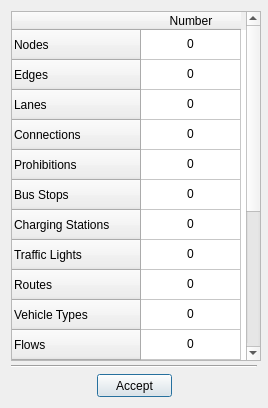
<?xml version="1.0" encoding="UTF-8"?>
<ui version="4.0">
 <class>eNetEditorStatisticsDialog</class>
 <widget class="QDialog" name="eNetEditorStatisticsDialog">
  <property name="geometry">
   <rect>
    <x>0</x>
    <y>0</y>
    <width>268</width>
    <height>408</height>
   </rect>
  </property>
  <property name="minimumSize">
   <size>
    <width>268</width>
    <height>408</height>
   </size>
  </property>
  <property name="maximumSize">
   <size>
    <width>268</width>
    <height>408</height>
   </size>
  </property>
  <property name="windowTitle">
   <string>Project statistics</string>
  </property>
  <property name="modal">
   <bool>true</bool>
  </property>
  <layout class="QVBoxLayout" name="verticalLayout">
   <item>
    <widget class="QTableWidget" name="TableDatabase">
     <property name="minimumSize">
      <size>
       <width>250</width>
       <height>350</height>
      </size>
     </property>
     <property name="maximumSize">
      <size>
       <width>250</width>
       <height>350</height>
      </size>
     </property>
     <row>
      <property name="text">
       <string>Nodes</string>
      </property>
     </row>
     <row>
      <property name="text">
       <string>Edges</string>
      </property>
     </row>
     <row>
      <property name="text">
       <string>Lanes</string>
      </property>
     </row>
     <row>
      <property name="text">
       <string>Connections</string>
      </property>
     </row>
     <row>
      <property name="text">
       <string>Prohibitions</string>
      </property>
     </row>
     <row>
      <property name="text">
       <string>Bus Stops</string>
      </property>
     </row>
     <row>
      <property name="text">
       <string>Charging Stations</string>
      </property>
     </row>
     <row>
      <property name="text">
       <string>Traffic Lights</string>
      </property>
     </row>
     <row>
      <property name="text">
       <string>Routes</string>
      </property>
     </row>
     <row>
      <property name="text">
       <string>Vehicle Types</string>
      </property>
     </row>
     <row>
      <property name="text">
       <string>Flows</string>
      </property>
     </row>
     <row>
      <property name="text">
       <string>Vehicles</string>
      </property>
     </row>
     <row>
      <property name="text">
       <string>Edge Types</string>
      </property>
     </row>
     <row>
      <property name="text">
       <string>Induction Loops</string>
      </property>
     </row>
     <row>
      <property name="text">
       <string>Lane Area Detectors</string>
      </property>
     </row>
     <row>
      <property name="text">
       <string>Multi Entry Exits</string>
      </property>
     </row>
     <row>
      <property name="text">
       <string>Distribution functions</string>
      </property>
     </row>
     <row>
      <property name="text">
       <string>Flow Measures</string>
      </property>
     </row>
     <row>
      <property name="text">
       <string>Turn Ratios</string>
      </property>
     </row>
     <column>
      <property name="text">
       <string>Number</string>
      </property>
     </column>
     <item row="0" column="0">
      <property name="text">
       <string>0</string>
      </property>
      <property name="textAlignment">
       <set>AlignCenter</set>
      </property>
      <property name="flags">
       <set>ItemIsSelectable|ItemIsDragEnabled|ItemIsEnabled</set>
      </property>
     </item>
     <item row="1" column="0">
      <property name="text">
       <string>0</string>
      </property>
      <property name="textAlignment">
       <set>AlignCenter</set>
      </property>
      <property name="flags">
       <set>ItemIsSelectable|ItemIsDragEnabled|ItemIsEnabled</set>
      </property>
     </item>
     <item row="2" column="0">
      <property name="text">
       <string>0</string>
      </property>
      <property name="textAlignment">
       <set>AlignCenter</set>
      </property>
      <property name="flags">
       <set>ItemIsSelectable|ItemIsDragEnabled|ItemIsEnabled</set>
      </property>
     </item>
     <item row="3" column="0">
      <property name="text">
       <string>0</string>
      </property>
      <property name="textAlignment">
       <set>AlignCenter</set>
      </property>
      <property name="flags">
       <set>ItemIsSelectable|ItemIsDragEnabled|ItemIsEnabled</set>
      </property>
     </item>
     <item row="4" column="0">
      <property name="text">
       <string>0</string>
      </property>
      <property name="textAlignment">
       <set>AlignCenter</set>
      </property>
      <property name="flags">
       <set>ItemIsSelectable|ItemIsDragEnabled|ItemIsEnabled</set>
      </property>
     </item>
     <item row="5" column="0">
      <property name="text">
       <string>0</string>
      </property>
      <property name="textAlignment">
       <set>AlignCenter</set>
      </property>
      <property name="flags">
       <set>ItemIsSelectable|ItemIsDragEnabled|ItemIsEnabled</set>
      </property>
     </item>
     <item row="6" column="0">
      <property name="text">
       <string>0</string>
      </property>
      <property name="textAlignment">
       <set>AlignCenter</set>
      </property>
      <property name="flags">
       <set>ItemIsSelectable|ItemIsDragEnabled|ItemIsEnabled</set>
      </property>
     </item>
     <item row="7" column="0">
      <property name="text">
       <string>0</string>
      </property>
      <property name="textAlignment">
       <set>AlignCenter</set>
      </property>
      <property name="flags">
       <set>ItemIsSelectable|ItemIsDragEnabled|ItemIsEnabled</set>
      </property>
     </item>
     <item row="8" column="0">
      <property name="text">
       <string>0</string>
      </property>
      <property name="textAlignment">
       <set>AlignCenter</set>
      </property>
      <property name="flags">
       <set>ItemIsSelectable|ItemIsDragEnabled|ItemIsEnabled</set>
      </property>
     </item>
     <item row="9" column="0">
      <property name="text">
       <string>0</string>
      </property>
      <property name="textAlignment">
       <set>AlignCenter</set>
      </property>
     </item>
     <item row="10" column="0">
      <property name="text">
       <string>0</string>
      </property>
      <property name="textAlignment">
       <set>AlignCenter</set>
      </property>
      <property name="flags">
       <set>ItemIsSelectable|ItemIsDragEnabled|ItemIsEnabled</set>
      </property>
     </item>
     <item row="11" column="0">
      <property name="text">
       <string>0</string>
      </property>
      <property name="textAlignment">
       <set>AlignCenter</set>
      </property>
      <property name="flags">
       <set>ItemIsSelectable|ItemIsDragEnabled|ItemIsEnabled</set>
      </property>
     </item>
     <item row="12" column="0">
      <property name="text">
       <string>0</string>
      </property>
      <property name="textAlignment">
       <set>AlignCenter</set>
      </property>
      <property name="flags">
       <set>ItemIsSelectable|ItemIsDragEnabled|ItemIsEnabled</set>
      </property>
     </item>
     <item row="13" column="0">
      <property name="text">
       <string>0</string>
      </property>
      <property name="textAlignment">
       <set>AlignCenter</set>
      </property>
     </item>
     <item row="14" column="0">
      <property name="text">
       <string>0</string>
      </property>
      <property name="textAlignment">
       <set>AlignCenter</set>
      </property>
     </item>
     <item row="15" column="0">
      <property name="text">
       <string>0</string>
      </property>
      <property name="textAlignment">
       <set>AlignCenter</set>
      </property>
     </item>
     <item row="16" column="0">
      <property name="text">
       <string>0</string>
      </property>
      <property name="textAlignment">
       <set>AlignCenter</set>
      </property>
     </item>
     <item row="17" column="0">
      <property name="text">
       <string>0</string>
      </property>
      <property name="textAlignment">
       <set>AlignCenter</set>
      </property>
     </item>
     <item row="18" column="0">
      <property name="text">
       <string>0</string>
      </property>
      <property name="textAlignment">
       <set>AlignCenter</set>
      </property>
     </item>
    </widget>
   </item>
   <item>
    <widget class="Line" name="line">
     <property name="orientation">
      <enum>Qt::Horizontal</enum>
     </property>
    </widget>
   </item>
   <item>
    <layout class="QHBoxLayout" name="LayoutButtons">
     <item>
      <spacer name="HorizontalSpacer1">
       <property name="orientation">
        <enum>Qt::Horizontal</enum>
       </property>
       <property name="sizeHint" stdset="0">
        <size>
         <width>40</width>
         <height>20</height>
        </size>
       </property>
      </spacer>
     </item>
     <item>
      <widget class="QPushButton" name="ButtonAccept">
       <property name="minimumSize">
        <size>
         <width>75</width>
         <height>23</height>
        </size>
       </property>
       <property name="maximumSize">
        <size>
         <width>75</width>
         <height>23</height>
        </size>
       </property>
       <property name="text">
        <string>Accept</string>
       </property>
       <property name="icon">
        <iconset resource="../../../resources/eNetEditorResources.qrc">
         <normaloff>:/main/accept.ico</normaloff>:/main/accept.ico</iconset>
       </property>
      </widget>
     </item>
     <item>
      <spacer name="HorizontalSpacer2">
       <property name="orientation">
        <enum>Qt::Horizontal</enum>
       </property>
       <property name="sizeHint" stdset="0">
        <size>
         <width>40</width>
         <height>20</height>
        </size>
       </property>
      </spacer>
     </item>
    </layout>
   </item>
  </layout>
 </widget>
 <resources>
  <include location="../../../resources/eNetEditorResources.qrc"/>
 </resources>
 <connections/>
</ui>
